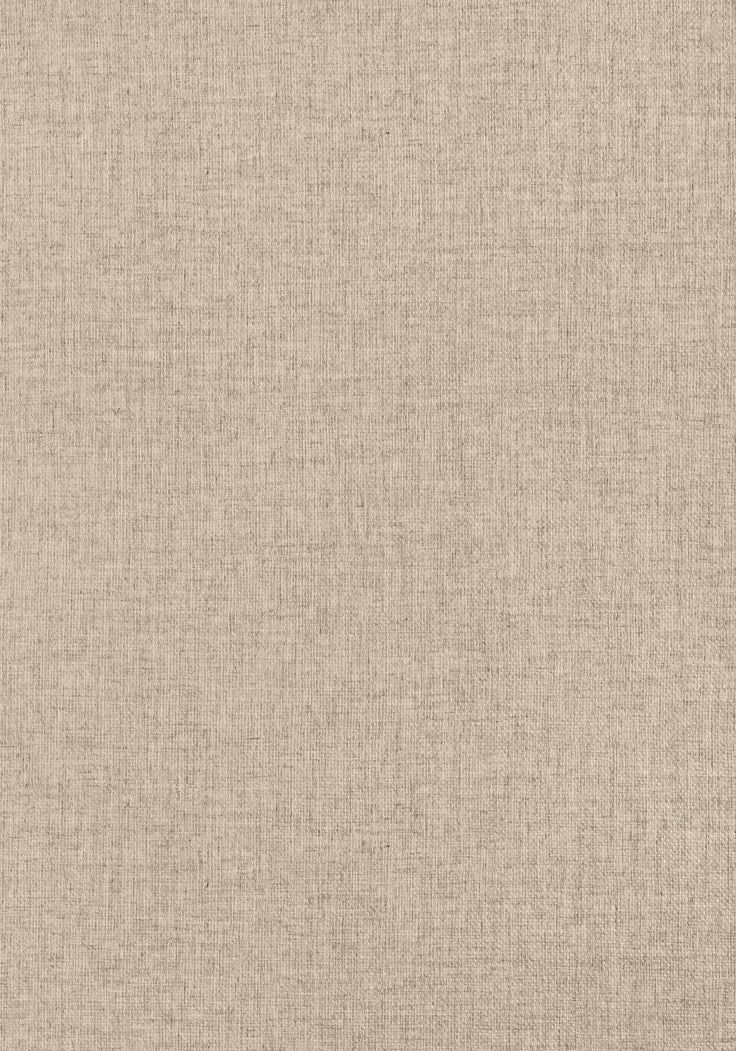
#> input picture data/fabrics/canvas/5892fdeabd12dafbe79e98011902f9c4.jpg, 736 x 1051 px
$ python -i regionizer.py   (imports and definitions only)
#> lines starting #> are read from the running program, lines starting #| are printed output that depends on the picture; after the words box and inside, x2 and y2 are one past the last pixel; in counts of white or black regions, pixels touching at a corner belong together
# -*- coding: utf-8 -*-
from __future__ import annotations

import math
from typing import Dict, Tuple, Any, Optional

import numpy as np
import cv2
try:
    from src.xutils.constants import SMALL_COMPONENT_AREA
except Exception:
    from src.utils.constants import SMALL_COMPONENT_AREA  # type: ignore


# [27 lines left out: functions _ensure_uint8_gray, _apply_fg_weight, not called in this run]


def _slic_labels(img_bgr: np.ndarray, n_segments: int, compactness: float) -> Optional[np.ndarray]:
    try:
        from skimage.segmentation import slic
    except Exception:
        return None
    try:
        img_rgb = cv2.cvtColor(img_bgr, cv2.COLOR_BGR2RGB)
        labels = slic(img_rgb, n_segments=int(n_segments), compactness=float(compactness), start_label=0)
        if labels is None:
            return None
        return labels.astype(np.int32)
    except Exception:
        return None


# [14 lines left out: function _grid_labels, not called in this run]


def _labels_to_regions(labels: np.ndarray, min_area: int = 0) -> Dict[int, Dict[str, Any]]:
    h, w = labels.shape
    regions: Dict[int, Dict[str, Any]] = {}
    unique_ids = np.unique(labels)
    for rid in unique_ids:
        if rid < 0:
            continue
        mask = (labels == rid).astype(np.uint8) * 255
        area = int(np.count_nonzero(mask))
        if area == 0:
            continue
        x, y, bw, bh = cv2.boundingRect(mask)
        if min_area and area < min_area:
            # Small region is still created; merging handled outside.
            pass
        regions[int(rid)] = {"mask": mask, "bbox": (x, y, bw, bh), "area": area}
    return regions


def _merge_small_regions(labels: np.ndarray, min_area: int = SMALL_COMPONENT_AREA) -> np.ndarray:
    if min_area <= 0:
        return labels
    h, w = labels.shape
    regions = _labels_to_regions(labels)
    # Build neighbors by 4-connectivity
    kernel = np.array([[0, 1, 0], [1, 1, 1], [0, 1, 0]], dtype=np.uint8)
    for rid, info in list(regions.items()):
        if info["area"] >= min_area:
            continue
        mask = info["mask"] // 255
        dil = cv2.dilate(mask.astype(np.uint8), kernel, iterations=1)
        # Neighbor labels around small region
        ys, xs = np.where(dil > 0)
        neighbor_ids = set()
        for y, x in zip(ys, xs):
            ly = max(0, min(h - 1, y))
            lx = max(0, min(w - 1, x))
            nid = labels[ly, lx]
            if nid >= 0 and nid != rid and regions.get(int(nid), {}).get("area", 0) >= min_area:
                neighbor_ids.add(int(nid))
        if not neighbor_ids:
            # Fallback: choose any different neighbor
            ys2, xs2 = np.where(cv2.dilate(mask.astype(np.uint8), np.ones((3, 3), np.uint8), 1) > 0)
            for y2, x2 in zip(ys2, xs2):
                nid = labels[y2, x2]
                if nid >= 0 and nid != rid:
                    neighbor_ids.add(int(nid))
                    break
        if neighbor_ids:
            # Merge into the largest neighbor
            target = max(neighbor_ids, key=lambda k: regions.get(k, {}).get("area", 0))
            labels[labels == rid] = target
    return labels


def build_regions(
    img_bgr: np.ndarray,
    method: str = "slic",
    slic_n_segments: int = 150,
    slic_compactness: float = 10.0,
    grid_rows: int = 9,
    grid_cols: int = 9,
    fg_mask: Optional[np.ndarray] = None,
) -> Dict[str, Any]:
    """
    Build region labels using SLIC (preferred) or grid (fallback). Optionally bias by fg_mask.

    Returns dict:
    {
      "method": "slic|grid",
      "labels": int32 label map (same HxW as input; -1 means background if you pre-apply it),
      "regions": {id: {"mask": uint8, "bbox": (x,y,w,h), "area": int}},
      "meta": {"slic_params": {...}, "grid_params": {...}}
    }
    """
    if img_bgr is None or not isinstance(img_bgr, np.ndarray):
        raise ValueError("img_bgr must be a numpy array")

    h, w = img_bgr.shape[:2]
    img_in = img_bgr
    if fg_mask is not None:
        img_in = _apply_fg_weight(img_bgr, fg_mask)

    chosen = method
    labels: Optional[np.ndarray] = None

    # Dynamic fallback: if foreground coverage too low, use grid directly
    fg_coverage = None
    if fg_mask is not None and isinstance(fg_mask, np.ndarray) and fg_mask.size == (h * w):
        if fg_mask.dtype != np.uint8:
            m = (fg_mask > 0).astype(np.uint8)
        else:
            m = (fg_mask > 0).astype(np.uint8)
        fg_coverage = float(np.count_nonzero(m)) / float(h * w)

    if method == "slic" and (fg_coverage is not None and fg_coverage < 0.15):
        labels = _grid_labels(h, w, grid_rows, grid_cols)
        chosen = "grid"
    elif method == "slic":
        labels = _slic_labels(img_in, slic_n_segments, slic_compactness)
        if labels is None:
            chosen = "grid"

    if labels is None:
        labels = _grid_labels(h, w, grid_rows, grid_cols)
        chosen = "grid"

    # If fg_mask provided, set background to -1 to mark as no-foreground
    if fg_mask is not None and isinstance(fg_mask, np.ndarray) and fg_mask.size == labels.size:
        bg = (fg_mask <= 0)
        labels = labels.copy()
        labels[bg] = -1

    # Merge very small regions to neighbors to stabilize downstream features
    labels_merged = _merge_small_regions(labels.copy(), min_area=64)
    regions = _labels_to_regions(labels_merged)

    return {
        "method": chosen,
        "labels": labels_merged,
        "regions": regions,
        "meta": {
            "slic_params": {"n_segments": int(slic_n_segments), "compactness": float(slic_compactness)},
            "grid_params": {"rows": int(grid_rows), "cols": int(grid_cols)},
        },
    }


# [11 lines left out: function locate_region, not called in this run]

>>> import cv2
>>> picture = cv2.imread('../data/fabrics/canvas/5892fdeabd12dafbe79e98011902f9c4.jpg')
#> picture is the input picture: shape (1051, 736, 3); mean B, G, R 163.5, 180.5, 196.7
>>> result = build_regions(picture)
#> in _slic_labels, `labels = slic(img_rgb, n_segments=int(n_segments), compactness=float(c..`:
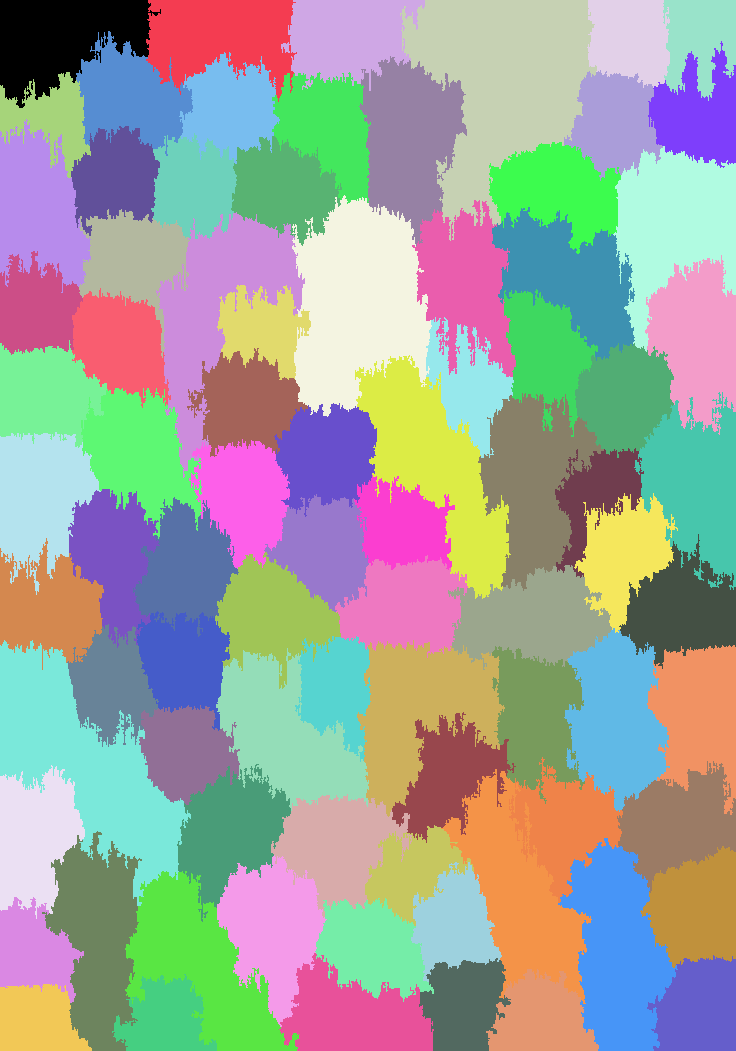
#> labels: shape (1051, 736) int64; 83 distinct labels, from 0 to 82; one colour per label, 0 black
#> in _slic_labels, `return labels.astype(np.int32)`: returned value: shape (1051, 736) int32; 83 distinct labels, from 0 to 82
#> in _labels_to_regions, `unique_ids = np.unique(labels)`: unique_ids = 83 values from 0 to 82
#> the loop in _labels_to_regions, `for rid in unique_ids:` made 83 passes
#> (area, x, y, bw, bh) on passes 1 to 12: (10645, 0, 0, 161, 108), (10284, 146, 0, 151, 102), (8726, 281, 0, 144, 91), (25681, 400, 0, 197, 241), (6009, 587, 0, 83, 88), (5140, 663, 0, 73, 101), (8082, 76, 31, 117, 125), (6714, 648, 41, 88, 127), (6961, 179, 52, 101, 112), (12637, 359, 56, 108, 190), (6780, 564, 70, 99, 111), (4601, 0, 72, 91, 106)
#> pass 1, in _labels_to_regions, `mask = (labels == rid).astype(np.uint8) * 255`:
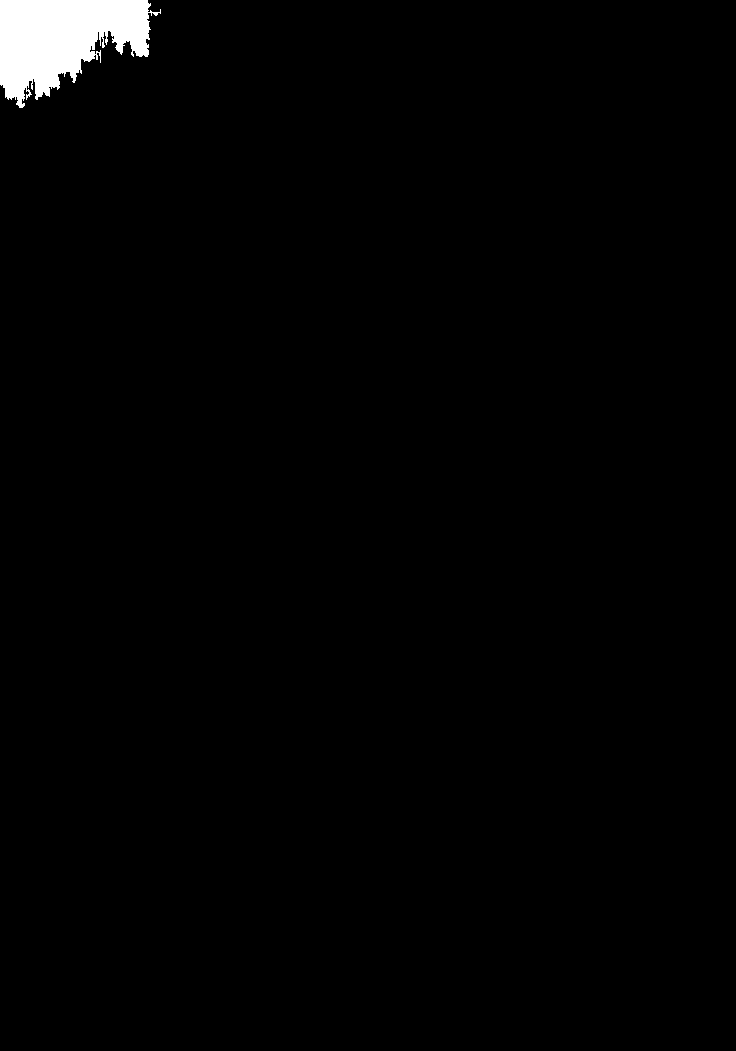
#> mask: shape (1051, 736); 1.4% white; 1 white region, box (x1, y1, x2, y2) and area: (0, 0, 161, 108) 10645
#> pass 2, in _labels_to_regions, `mask = (labels == rid).astype(np.uint8) * 255`:
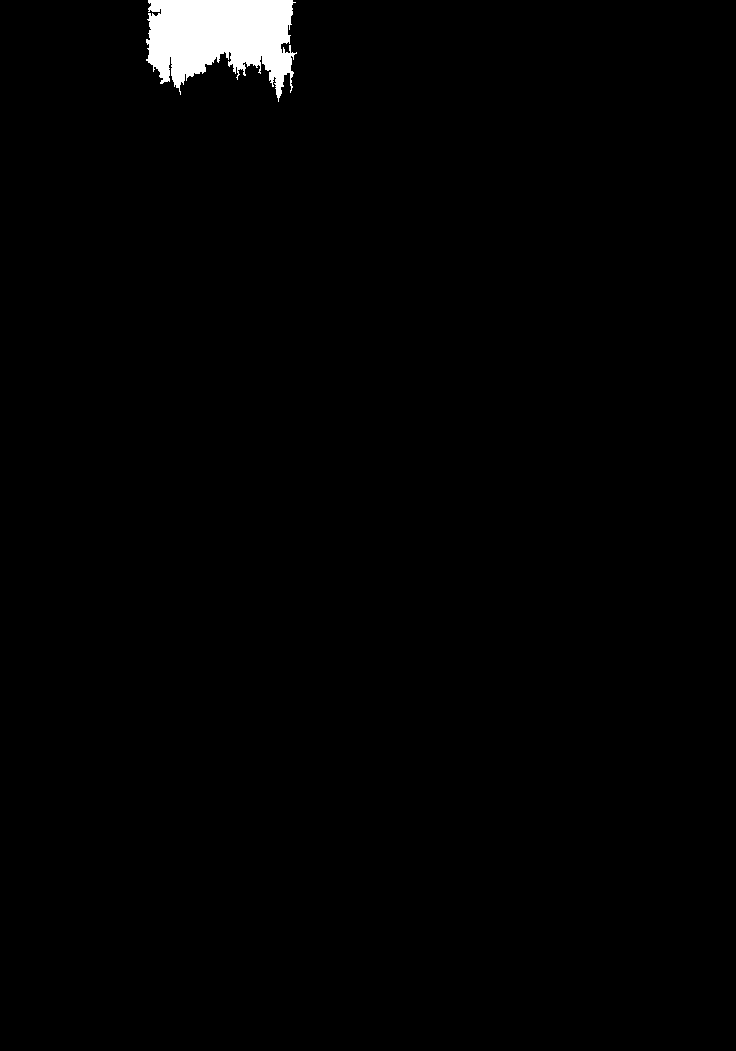
#> mask: shape (1051, 736); 1.3% white; 1 white region, box (x1, y1, x2, y2) and area: (146, 0, 297, 102) 10284
#> pass 3, in _labels_to_regions, `mask = (labels == rid).astype(np.uint8) * 255`:
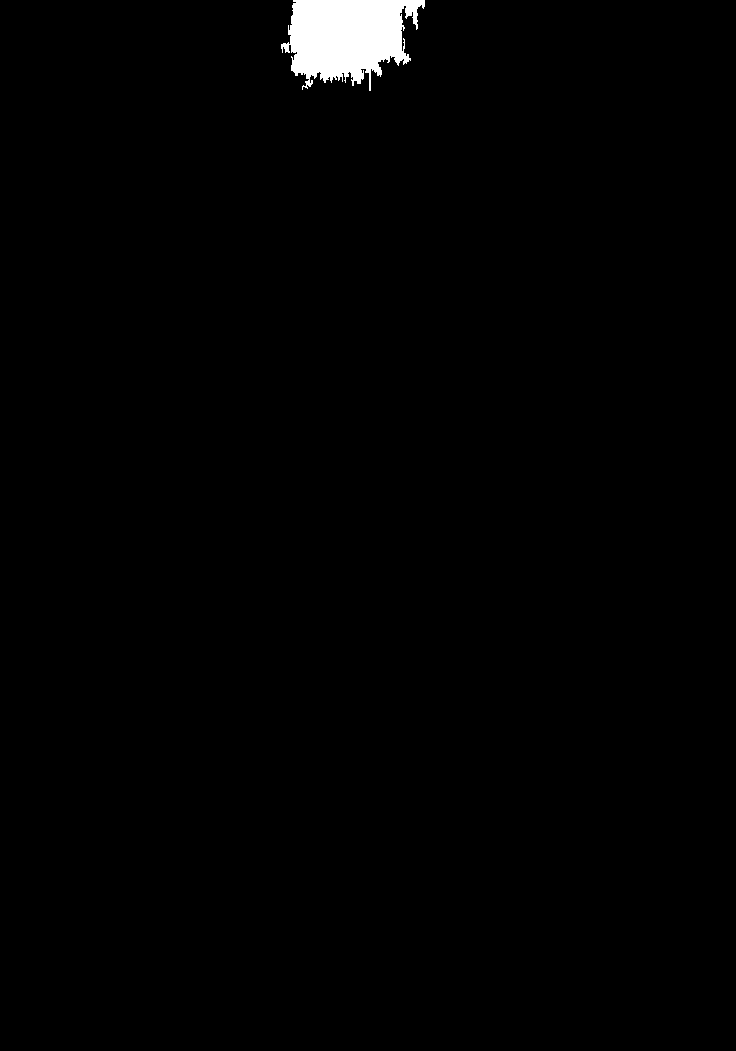
#> mask: shape (1051, 736); 1.1% white; 1 white region, box (x1, y1, x2, y2) and area: (281, 0, 425, 91) 8726
#> after the loop in _labels_to_regions, `for rid in unique_ids:`:
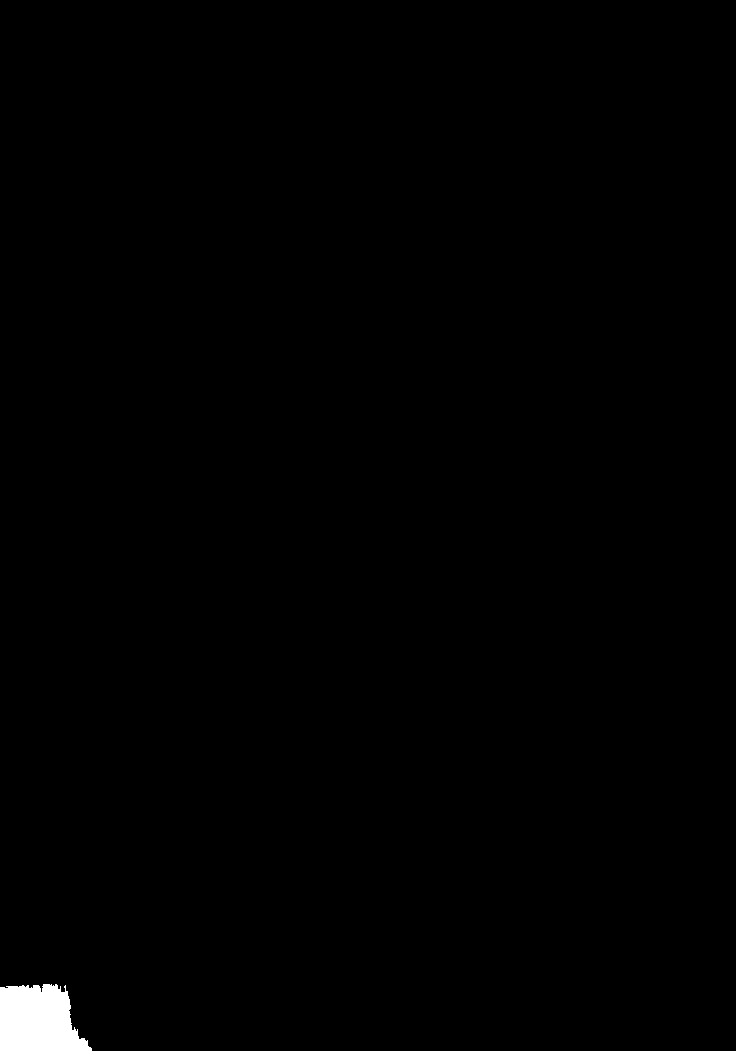
#> mask: shape (1051, 736); 0.62% white; 1 white region, box (x1, y1, x2, y2) and area: (0, 984, 92, 1051) 4829
#> after the loop in _labels_to_regions, `for rid in unique_ids:`: regions = 83 items
#> in _merge_small_regions, `kernel = np.array([[0, 1, 0], [1, 1, 1], [0, 1, 0]], dtype=np.uint8)`: kernel = [[0, 1, 0], [1, 1, 1], [0, 1, 0]]
#> the loop in _merge_small_regions, `for rid, info in list(regions.items()):` made 83 passes
#> the loop in _labels_to_regions (call 2), `for rid in unique_ids:` made 83 passes
#> in build_regions, `regions = _labels_to_regions(labels_merged)`: regions = 83 items
#> result = 4 items
